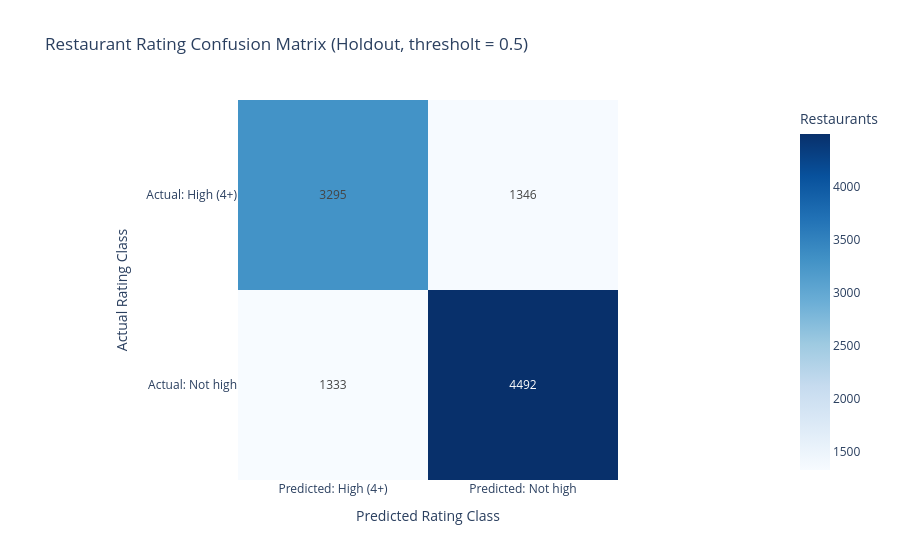

Write notebook code for a chart like this one.
### Code cell
fig = px.imshow(
    cm_df,
    text_auto=True,
    color_continuous_scale="Blues",
    labels=dict(x="Predicted", y="Actual", color="Restaurants"),
    title="Restaurant Rating Confusion Matrix (Holdout, thresholt = 0.5)"
)

fig.update_layout(
    xaxis_title="Predicted Rating Class",
    yaxis_title="Actual Rating Class"
)

fig.show()

### Figure 1 — Plotly figure (JSON) as saved in the notebook; plotly's stock layout.template omitted (floating-point values rounded to 4 significant figures)
{"data": [{"coloraxis": "coloraxis", "hovertemplate": "Predicted: %{x}<br>Actual: %{y}<br>Restaurants: %{z}<extra></extra>", "name": "0", "texttemplate": "%{z}", "type": "heatmap", "x": ["Predicted: High (4+)", "Predicted: Not high"], "xaxis": "x", "y": ["Actual: High (4+)", "Actual: Not high"], "yaxis": "y", "z": [[3295, 1346], [1333, 4492]]}], "layout": {"coloraxis": {"autocolorscale": false, "colorbar": {"title": {"text": "Restaurants"}}, "colorscale": [[0, "rgb(247,251,255)"], [0.125, "rgb(222,235,247)"], [0.25, "rgb(198,219,239)"], [0.375, "rgb(158,202,225)"], [0.5, "rgb(107,174,214)"], [0.625, "rgb(66,146,198)"], [0.75, "rgb(33,113,181)"], [0.875, "rgb(8,81,156)"], [1, "rgb(8,48,107)"]]}, "title": {"text": "Restaurant Rating Confusion Matrix (Holdout, thresholt = 0.5)"}, "xaxis": {"anchor": "y", "constrain": "domain", "domain": [0, 1], "scaleanchor": "y", "title": {"text": "Predicted Rating Class"}}, "yaxis": {"anchor": "x", "autorange": "reversed", "constrain": "domain", "domain": [0, 1], "title": {"text": "Actual Rating Class"}}}}
